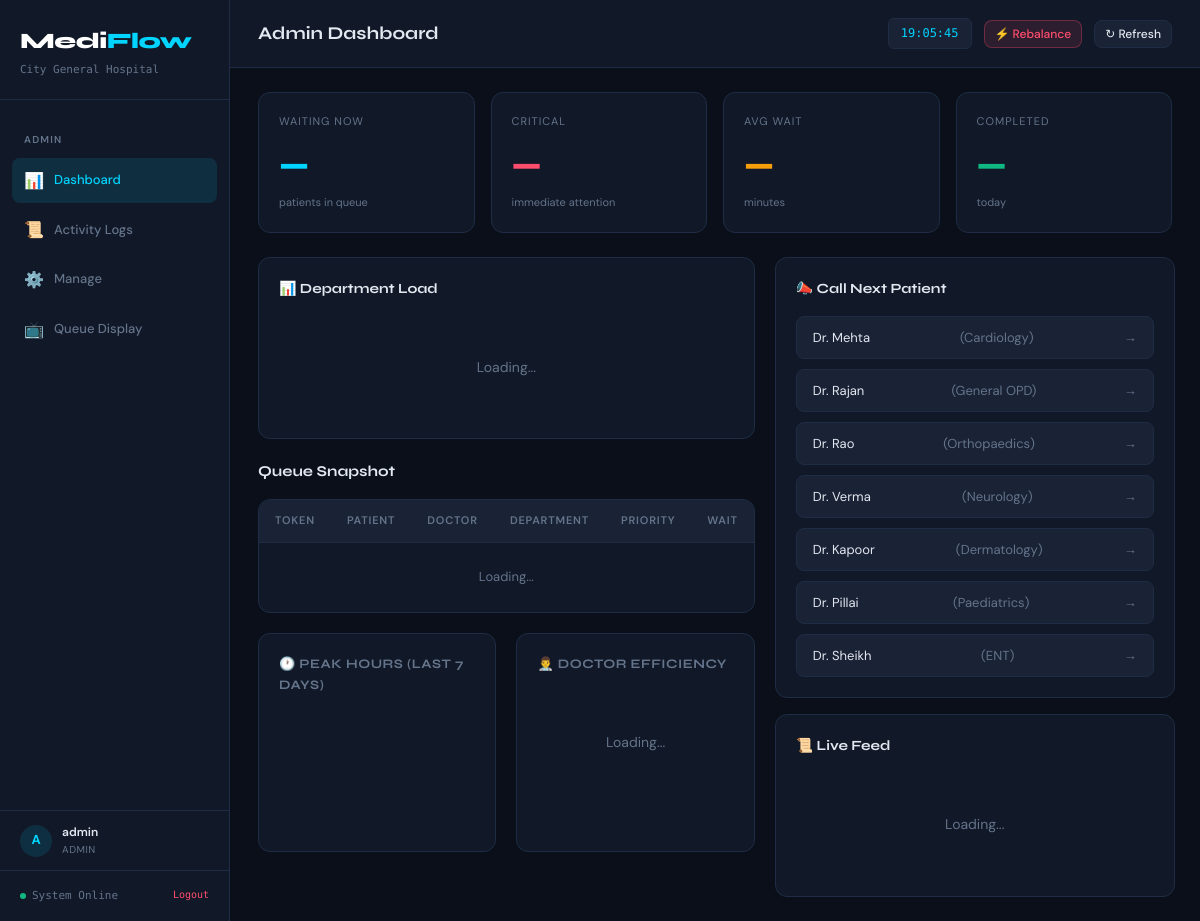
The page /admin (signed in) on the database its author committed.
### models/hospital.py (models this page shows, shortened)
class Hospital(db.Model):
    __tablename__ = 'hospitals'
    id         = db.Column(db.Integer, primary_key=True)
    name       = db.Column(db.String(200), nullable=False)
    code       = db.Column(db.String(50), unique=True, nullable=False)  # URL-safe slug
    address    = db.Column(db.String(500), default='')
    phone      = db.Column(db.String(20), default='')
    logo_url   = db.Column(db.String(500), default='')
    is_active  = db.Column(db.Boolean, default=True)
    created_at = db.Column(db.DateTime, default=lambda: datetime.now(timezone.utc))
    users        = db.relationship('User', backref='hospital', lazy='dynamic')
    patients     = db.relationship('Patient', backref='hospital', lazy='dynamic')
    doctors      = db.relationship('Doctor', backref='hospital', lazy='dynamic')
    queue_entries = db.relationship('QueueEntry', backref='hospital', lazy='dynamic')
    appointments = db.relationship('Appointment', backref='hospital', lazy='dynamic')
    activity_logs = db.relationship('ActivityLog', backref='hospital', lazy='dynamic')

### models/user.py (models this page shows, shortened)
class User(db.Model):
    __tablename__ = 'users'
    id            = db.Column(db.Integer, primary_key=True)
    email         = db.Column(db.String(200), unique=True, nullable=False)
    password_hash = db.Column(db.String(200), nullable=False)
    role          = db.Column(db.String(20), nullable=False, default='patient')  # patient | doctor | admin
    hospital_id   = db.Column(db.Integer, db.ForeignKey('hospitals.id'), nullable=False)
    is_active     = db.Column(db.Boolean, default=True)
    is_superadmin = db.Column(db.Boolean, default=False)
    created_at    = db.Column(db.DateTime, default=lambda: datetime.now(timezone.utc))
    patient_profile = db.relationship('Patient', backref='user', uselist=False)
    doctor_profile  = db.relationship('Doctor', backref='user', uselist=False)
    activity_logs   = db.relationship('ActivityLog', backref='user', lazy='dynamic')

### models/doctor.py (models this page shows, shortened)
class Doctor(db.Model):
    __tablename__ = 'doctors'
    id                  = db.Column(db.Integer, primary_key=True)
    user_id             = db.Column(db.Integer, db.ForeignKey('users.id'), nullable=True)
    hospital_id         = db.Column(db.Integer, db.ForeignKey('hospitals.id'), nullable=False)
    name                = db.Column(db.String(200), nullable=False)
    specialization      = db.Column(db.String(200), default='')
    department          = db.Column(db.String(200), nullable=False)
    avg_consult_minutes = db.Column(db.Integer, default=12)
    is_available        = db.Column(db.Boolean, default=True)
    created_at          = db.Column(db.DateTime, default=lambda: datetime.now(timezone.utc))
    queue_entries = db.relationship('QueueEntry', backref='doctor', lazy='dynamic')
    appointments  = db.relationship('Appointment', backref='doctor', lazy='dynamic')

### routes/dashboard.py (the view)
@dashboard_bp.route('/admin')
@role_required('admin')
def admin_dashboard():
    user = get_current_user()
    hospital = Hospital.query.get(user.hospital_id)
    doctors = Doctor.query.filter_by(hospital_id=user.hospital_id).all()
    departments = sorted(set(d.department for d in doctors))
    return render_template('admin/dashboard.html',
                           user=user, hospital=hospital, doctors=doctors,
                           departments=departments)

### templates/admin/dashboard.html (shortened to what this page needs)
{% extends "base.html" %}
{% block page_title %}Admin Dashboard{% endblock %}
{% block nav %}
<div class="nav-section">Admin</div>
<a class="nav-item active" href="/admin"><span class="icon">📊</span> Dashboard</a>
<a class="nav-item" href="/admin/logs"><span class="icon">📜</span> Activity Logs</a>
<a class="nav-item" href="/admin/manage"><span class="icon">⚙️</span> Manage</a>
<a class="nav-item" href="/queue-display?hospital_id={{ hospital.id if hospital else 1 }}" target="_blank"><span class="icon">📺</span> Queue Display</a>
{% endblock %}
{% block topbar_actions %}
<button class="btn btn-danger btn-sm" onclick="triggerRebalance()">⚡ Rebalance</button>
<button class="btn btn-ghost btn-sm" onclick="refreshAll()">↻ Refresh</button>
{% endblock %}
{% block content %}
<div class="stats-grid">
  <div class="stat-card accent"><div class="label">Waiting Now</div><div class="value" id="stat-waiting">—</div><div class="sub">patients in queue</div></div>
  <div class="stat-card critical"><div class="label">Critical</div><div class="value" id="stat-critical">—</div><div class="sub">immediate attention</div></div>
  <div class="stat-card urgent"><div class="label">Avg Wait</div><div class="value" id="stat-avg">—</div><div class="sub">minutes</div></div>
  <div class="stat-card success"><div class="label">Completed</div><div class="value" id="stat-completed">—</div><div class="sub">today</div></div>
</div>
<div class="two-col">
  <div>
    <div class="panel" style="margin-bottom:20px">
      <h3>📊 Department Load</h3>
      <div class="dept-load" id="dept-load"><div class="empty">Loading...</div></div>
    </div>
    <div class="section-header"><span class="section-title">Queue Snapshot</span></div>
    <div class="table-wrap">
      <table>
        <thead><tr><th>Token</th><th>Patient</th><th>Doctor</th><th>Department</th><th>Priority</th><th>Wait</th></tr></thead>
        <tbody id="queue-body"><tr><td colspan="6" style="text-align:center;padding:24px;color:var(--muted)">Loading...</td></tr></tbody>
      </table>
    </div>
    <div class="analytics-grid" style="margin-top:20px">
      <div class="chart-container">
        <h4>🕐 Peak Hours (Last 7 Days)</h4>
        <div class="bar-chart" id="peak-chart"></div>
      </div>
      <div class="chart-container">
        <h4>👨‍⚕️ Doctor Efficiency</h4>
        <div id="doctor-efficiency"><div class="empty">Loading...</div></div>
      </div>
    </div>
  </div>
  <div style="display:flex;flex-direction:column;gap:16px">
    <div class="panel">
      <h3>📣 Call Next Patient</h3>
      <div class="call-next-panel" id="call-next-panel">
        {% for doc in doctors %}
        <button class="doctor-btn" onclick="callNext(parseInt('{{ doc.id }}', 10), '{{ doc.name }}')">
          {{ doc.name }} <span style="color:var(--muted)">({{ doc.department }})</span><span class="arrow">→</span>
        </button>
        {% endfor %}
      </div>
    </div>
    <div class="panel">
      <h3>📜 Live Feed</h3>
      <div class="feed-list" id="feed-list"><div class="empty">Loading...</div></div>
    </div>
  </div>
</div>
{% endblock %}

### templates/base.html (shortened to what this page needs)
<!DOCTYPE html>
<html lang="en">
<head>
  <link rel="stylesheet" href="{{ url_for('static', filename='css/style.css') }}" />
</head>
<body>
<div class="app">
  <aside class="sidebar" id="sidebar">
    <div class="sidebar-logo">
      <h1>Medi<span>Flow</span></h1>
      <p>{{ hospital.name if hospital else 'Queue Management' }}</p>
    </div>
    <nav class="nav">
      {% block nav %}{% endblock %}
    </nav>
    <div class="sidebar-user">
      <div class="avatar">{{ user.email[0]|upper if user else '?' }}</div>
      <div class="info">
        <div class="name">{{ user.email.split('@')[0] if user else 'Guest' }}</div>
        <div class="role">{{ user.role|upper if user else '' }}</div>
      </div>
    </div>
    <div class="sidebar-footer">
      <span class="status-dot"></span>System Online
      <a href="/auth/logout" style="float:right;color:var(--critical);font-size:10px;">Logout</a>
    </div>
  </aside>
  <main class="main">
    <div class="topbar">
      <h2 id="page-title">{% block page_title %}Dashboard{% endblock %}</h2>
      <div class="topbar-right">
        <div class="time-badge" id="live-clock">--:--:--</div>
        {% block topbar_actions %}{% endblock %}
      </div>
    </div>
    <div class="content">
      {% block content %}{% endblock %}
    </div>
  </main>
</div>
</body>
</html>

### rows shown on the page
Hospital: name "City General Hospital"
User: email "A", email "admin", role "ADMIN"
Doctor: name "Dr. Mehta", department "Cardiology"
Doctor: name "Dr. Rajan", department "General OPD"
Doctor: name "Dr. Rao", department "Orthopaedics"
Doctor: name "Dr. Verma", department "Neurology"
Doctor: name "Dr. Kapoor", department "Dermatology"
Doctor: name "Dr. Pillai", department "Paediatrics"
Doctor: name "Dr. Sheikh", department "ENT"
